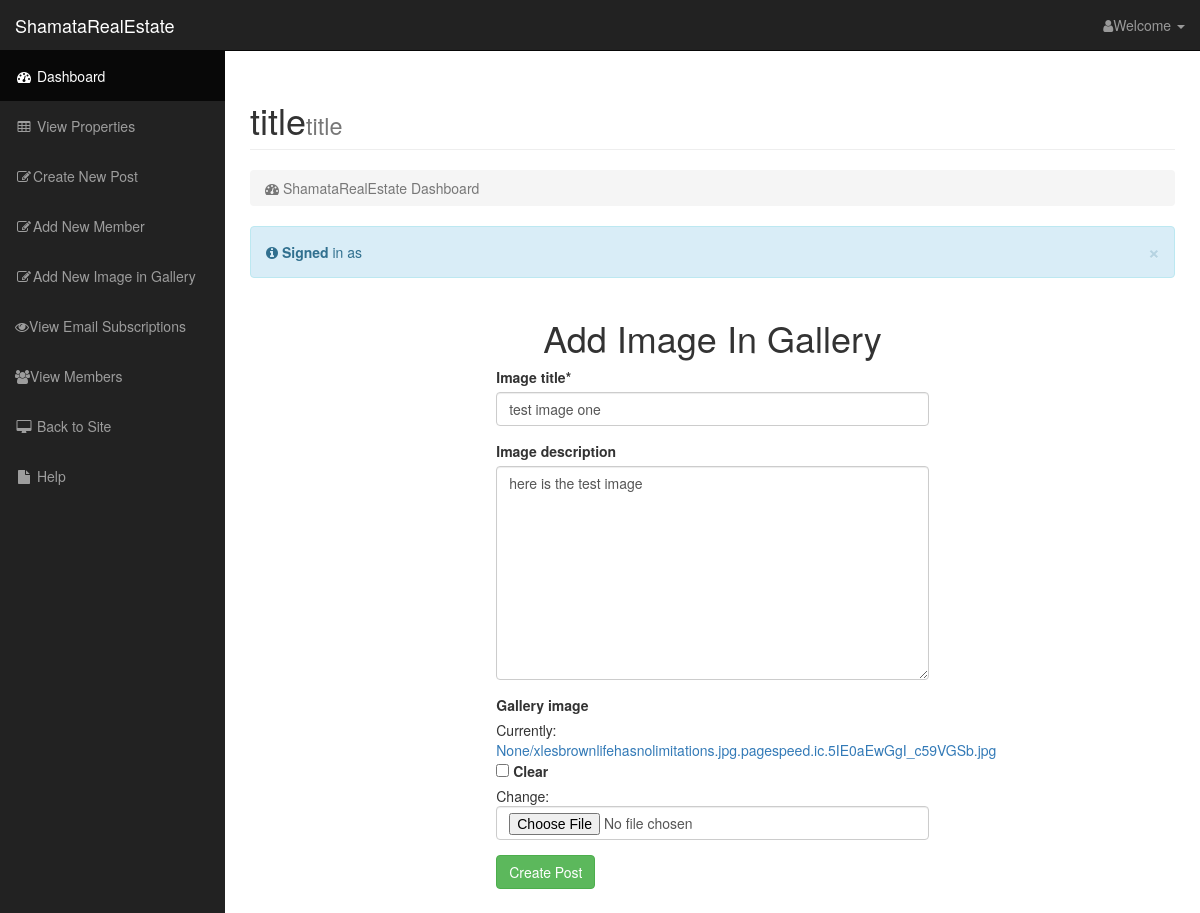
Page /1/edit-gallery/ (signed in) on the earlier database version.
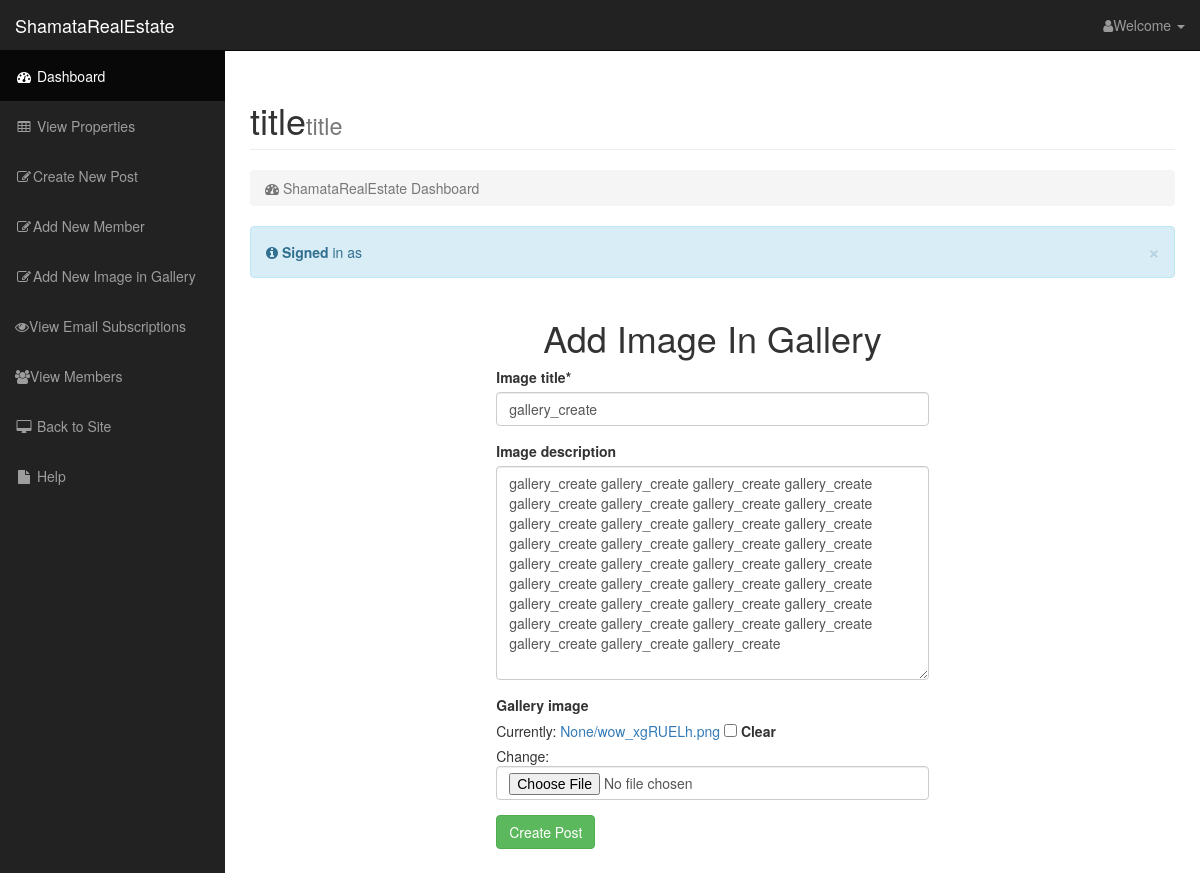
Same page on the later database version.
### Main/models.py (models this page shows, shortened)
class Gallery(models.Model):
    image_title        =  models.CharField(max_length=100)
    image_description  =  models.TextField(blank=True, null=True)
    gallery_image      =  models.ImageField(upload_to=upload_location,blank=True, null=True)
    timestamp = models.DateTimeField(auto_now=False, auto_now_add=True,blank=True, null=True)
    class Meta:
        ordering = ["-timestamp"]
        verbose_name_plural = "Gallery"

### Main/views.py (the view)
# urls.py: url(r'^(?P<id>\d+)/edit-gallery/$',edit_gallery_post,name='edit_gallery_post'),
def edit_gallery_post(request,id=None):
    if not request.user.is_staff or not request.user.is_superuser:
        raise Http404
    post =get_object_or_404(Gallery,id=id)
    if request.method == "POST":
        form = GalleryForm(request.POST , request.FILES,instance=post)
        if form.is_valid():
            instance = form.save(commit=False)
            instance.owner = request.user
            instance.save()
            return HttpResponseRedirect(instance.get_gallery_absolute_url())
    else:
        form = GalleryForm(instance=post)
    template_name = 'gallery/gallery_create.html'
    context = {
        'form':form
    }
    return render(request, template_name, context)

### Main/forms.py
class GalleryForm(forms.ModelForm):
    class Meta:
        model = Gallery
        fields = [
            'image_title',
            'image_description',
            'gallery_image'
            ]

### dashboard/templates/gallery/gallery_create.html
{% extends 'dashboard/base_dash.html' %}
{% load staticfiles %}
{% load crispy_forms_tags %}
{% block content %}
     <div class="container-fluid">
                <div class="row">
                    <div class="col-sm-6 col-sm-offset-3">
                                    {% if form %}
                                    <h1 style="text-align:center;">Add Image In Gallery</h1>
                                    <form method='POST' action='' enctype='multipart/form-data'>{% csrf_token %}
                                    {{ form | crispy }}
                                     <input type="submit" value="Create Post" class="btn btn-success">
                                    {% endif %}
                    </div>
                </div>
            </div>
{% endblock content %}

Differences in the rows shown:
changed Gallery: image_title "test image one" → "gallery_create"; image_description "here is the test image" → "gallery_create gallery_create gallery_create gallery_create gallery_create gallery_create gallery_create gallery_create gallery_create gallery_create gallery_create gallery_create gallery_create gallery_create gallery_create gallery_create gallery_create gallery_create gallery_create gallery_create gallery_create gallery_create gallery_create gallery_create gallery_create gallery_create gallery_create gallery_create gallery_create gallery_create gallery_create gallery_create gallery_create gallery_create gallery_create"
Other differences:
text no longer shown: "Image title * Image description Gallery image Currently: None/xlesbrownlifehasnolimitations.jpg.pagespeed.ic.5IE0aEwGgI_c59VGSb.jpg Clear Change:"
text now shown: "Image title * Image description Gallery image Currently: None/wow_xgRUELh.png Clear Change:"
